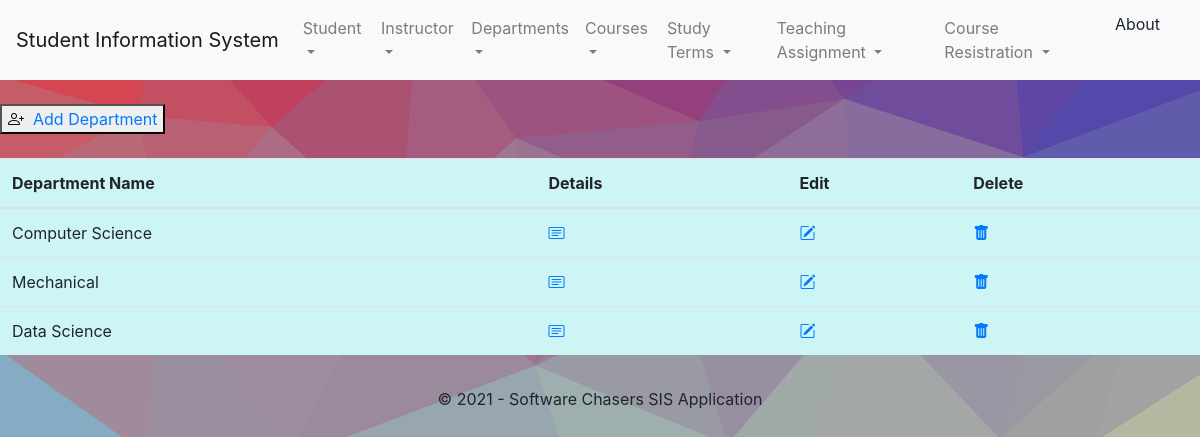
The app's page /department/list with its own data.
### sisapp/models.py (models this page shows, shortened)
class Department(models.Model):
    department_id = models.IntegerField(primary_key=True)
    department_name = models.CharField(max_length=32)

### sisapp/Views/departmentViews.py (the view)
class DepartmentListView(ListView):
    model = Department

### templates/department/department_list.html (shortened to what this page needs)
{% extends 'base.html' %}
{% block body_block %}
    <br/>
    <div>
        <button  class="bi bi-person-plus"><a href="{% url 'sisapp:department_create'%}">&nbsp Add Department</a></button>
    </div>
    <br/>
{% if object_list %}
<table class="table table-hover">
<thead>
    <tr>
        <th scope="col">Department Name</th>
        <th scope="col">Details</th>
        <th scope="col">Edit</th>
        <th scope="col">Delete</th>
    </tr>
</thead>
{% for object in object_list %}
    <tr>
    <td>{{ object.department_name }}</td>
    <td><a class="bi bi-card-text" href="{% url 'sisapp:department_details' object.department_id %}"></a></td>
    <td><a class="bi bi-pencil-square" href="{% url 'sisapp:department_edit' object.department_id %}"></a></td>
    <td><a class="bi bi-trash-fill" href="{% url 'sisapp:department_delete' object.department_id %}"></a></td>
    </tr>
    {% endfor %}
</table>
{% endif %}
{% endblock %}

### templates/base.html (style rules this page uses)
td,th { background: #CDF5F6; }
body { min-height: 80vh; height: auto !important; height: 100%; margin: 0 auto -60px; }

### records on screen
Department: department_name "Computer Science"
Department: department_name "Mechanical"
Department: department_name "Data Science"
